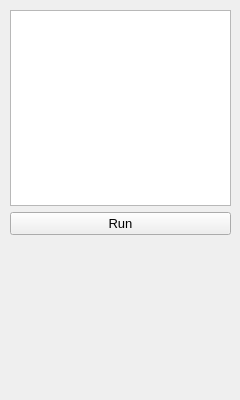
<?xml version="1.0" encoding="UTF-8"?>
<ui version="4.0">
 <class>MyController</class>
 <widget class="QWidget" name="MyController">
  <property name="geometry">
   <rect>
    <x>0</x>
    <y>0</y>
    <width>240</width>
    <height>400</height>
   </rect>
  </property>
  <property name="sizePolicy">
   <sizepolicy hsizetype="Fixed" vsizetype="Preferred">
    <horstretch>0</horstretch>
    <verstretch>0</verstretch>
   </sizepolicy>
  </property>
  <property name="minimumSize">
   <size>
    <width>200</width>
    <height>400</height>
   </size>
  </property>
  <property name="windowTitle">
   <string>Form</string>
  </property>
  <widget class="QWidget" name="verticalLayoutWidget">
   <property name="geometry">
    <rect>
     <x>10</x>
     <y>10</y>
     <width>221</width>
     <height>381</height>
    </rect>
   </property>
   <layout class="QVBoxLayout" name="verticalLayout_2">
    <item>
     <widget class="QTextEdit" name="textEdit">
      <property name="font">
       <font>
        <pointsize>11</pointsize>
       </font>
      </property>
     </widget>
    </item>
    <item>
     <widget class="QPushButton" name="pushButton">
      <property name="sizePolicy">
       <sizepolicy hsizetype="Expanding" vsizetype="Fixed">
        <horstretch>0</horstretch>
        <verstretch>0</verstretch>
       </sizepolicy>
      </property>
      <property name="font">
       <font>
        <pointsize>10</pointsize>
       </font>
      </property>
      <property name="text">
       <string>Run</string>
      </property>
     </widget>
    </item>
    <item>
     <widget class="QLabel" name="label">
      <property name="minimumSize">
       <size>
        <width>0</width>
        <height>150</height>
       </size>
      </property>
      <property name="font">
       <font>
        <pointsize>12</pointsize>
       </font>
      </property>
      <property name="text">
       <string/>
      </property>
      <property name="wordWrap">
       <bool>true</bool>
      </property>
     </widget>
    </item>
   </layout>
  </widget>
 </widget>
 <resources/>
 <connections/>
</ui>
